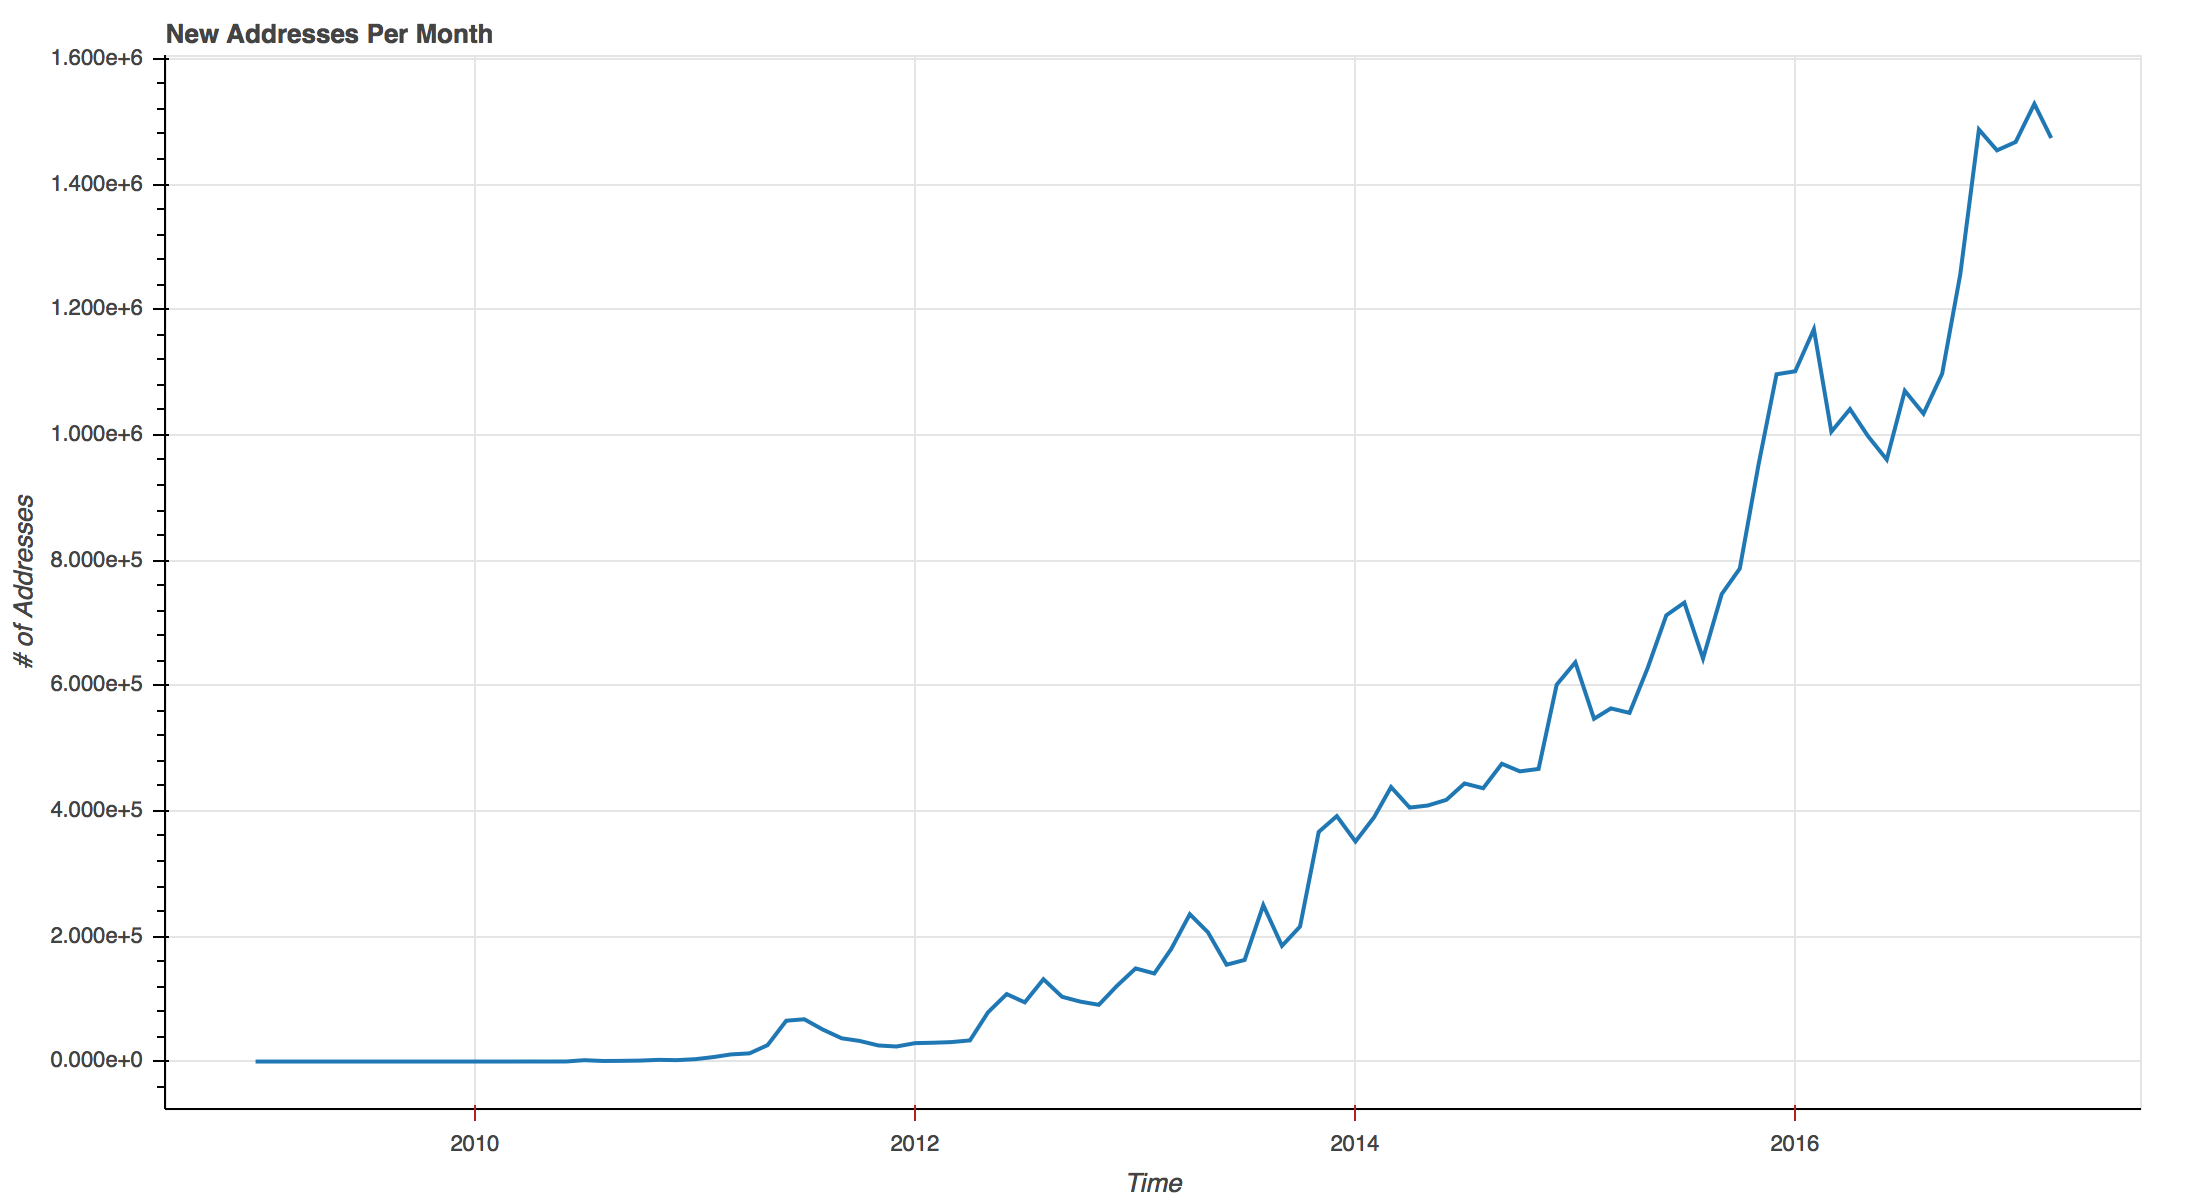

Write the Python code that produced this figure.
from dateutil.parser import parse
from datetime import datetime, date
from bokeh.plotting import figure, output_file, show

default_date = datetime.combine(date.today(), datetime.min.time()).replace(day=1)

inputFilePath = "new_addresses.txt"
data = [entry.strip("()\n").split(",") for entry in open(inputFilePath)]
data = [(parse(entry[0], default=default_date), entry[1]) for entry in data]
data = sorted(data, key=lambda x: x[0])

months = [entry[0] for entry in data]
counts = [entry[1] for entry in data]

output_file("new_addresses.html")
p = figure(title = "New Addresses Per Month", plot_width = 1100, x_axis_label = "Time", y_axis_label = "# of Addresses", x_axis_type = "datetime")
p.line(months, counts, line_width = 2)

show(p)
